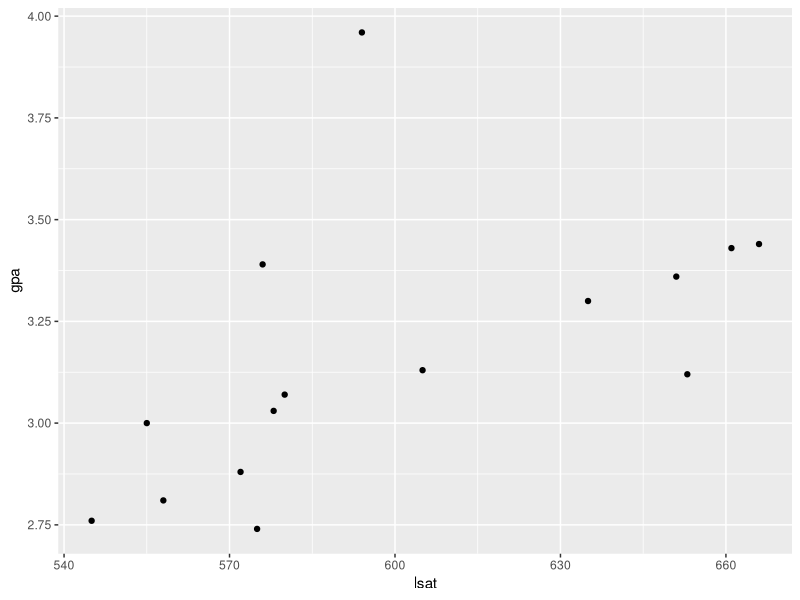
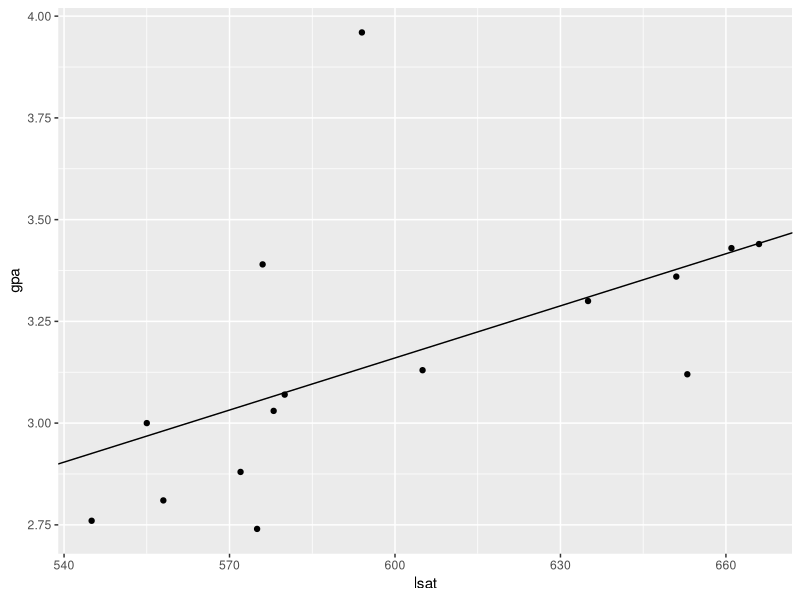
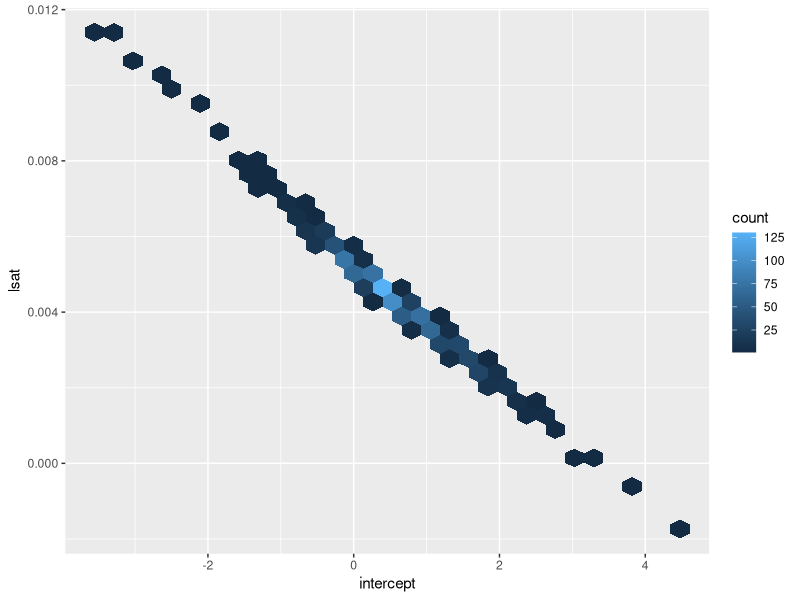

Recreate these plots in R, in order.
## ---- chunk 1
library(knitr)
library(tidyverse)
lsat.gpa = tibble(
  lsat = c(
    576, 635, 558, 578, 666, 580, 555, 661,
    651, 605, 653, 575, 545, 572, 594
  ),
  gpa  = c(
    3.39, 3.30, 2.81, 3.03, 3.44, 3.07, 3.00, 3.43,
    3.36, 3.13, 3.12, 2.74, 2.76, 2.88, 3.96
  )
)
ggplot(lsat.gpa, aes(lsat, gpa)) +
  geom_point()
## ---- chunk 2
lsat.gpa.lm = lm(gpa~lsat, lsat.gpa)
lsat.gpa.lm$coefficients %>% kable()
## ---- chunk 3
ggplot(lsat.gpa, aes(lsat, gpa)) +
  geom_point() +
  geom_abline(slope = lsat.gpa.lm$coefficients["lsat"],
              intercept = lsat.gpa.lm$coefficients["(Intercept)"])
## ---- chunk 4
B = 1000
lsat.gpa.lm.boot = sapply(1:B, function(b) {
  lsat.gpa.star = lsat.gpa %>% sample_frac(replace = TRUE)
  lm(gpa~lsat, lsat.gpa.star)$coefficients
}) %>% t %>% as_tibble %>% rename(intercept=`(Intercept)`)
## ---- chunk 5
ggplot(lsat.gpa.lm.boot,aes(intercept, lsat)) +
  geom_hex()
